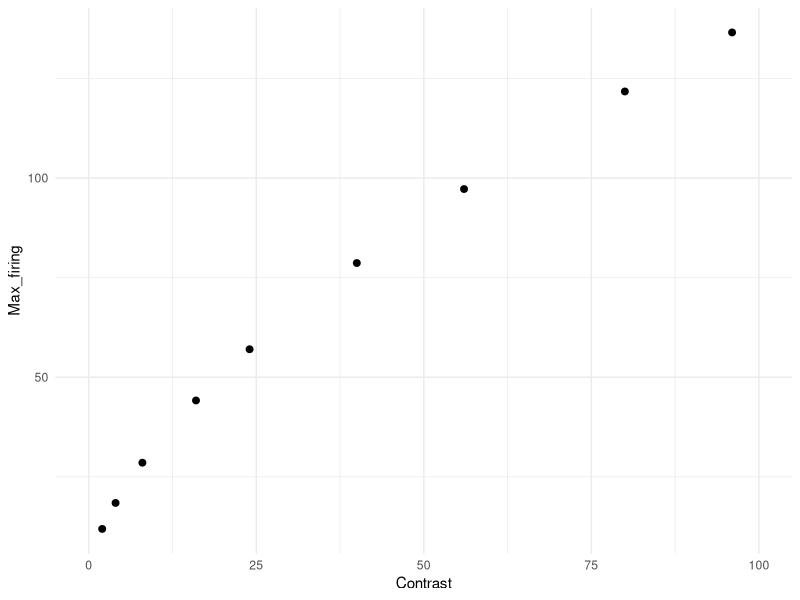
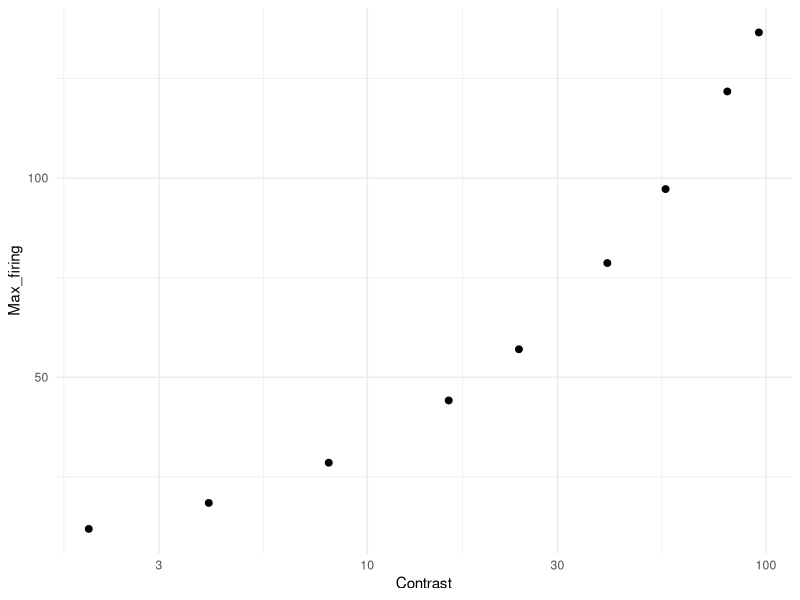

Recreate these plots in R, in order. (Note: this script raises an error after producing the figures.)
# Simulation based on Albrecht & Hamilton (1982, fig. 1I)

library(tidyverse)
library(doParallel)
library(foreach)

Contrast <- c(2, 4, 8, 16, 24, 40, 56, 80, 96)
a <- 7.7
b <- 0.63

Max_firing <- a * Contrast^b
df_ah <- data.frame(Contrast, Max_firing)

g1 <- ggplot(df_ah, aes(x = Contrast, y = Max_firing)) +
  geom_point(size = 2) +
  coord_cartesian(xlim = c(0, 100)) +
  theme_minimal()
g1            

g2 <- ggplot(df_ah, aes(x = Contrast, y = Max_firing)) +
  geom_point(size = 2) +
  scale_x_log10() +
  theme_minimal()
g2 

### Simulation ###
cl <- makeCluster(parallel::detectCores() - 1)
registerDoParallel(cl)

n_neurons <- 180                                               # Number of neurons in the population
orientations <- seq(1, 180, by = 1)                            # Possible orientations (0 to 359 degrees)
preferred_orientations <-  seq(1, 180, length.out = n_neurons) # Preferred orientation of each neuron
max_firing_seq <- df_ah$Max_firing                             # Maximum firing rate of each neuron
contrast <-       df_ah$Contrast
tuning_width    <- 20                                          # Tuning width (standard deviation) of each neuron's response curve
n_trials <- 10000

all_results <- list()

for (max_firing_rate in max_firing_seq) {
  
  cat("Running max firing rate =", max_firing_rate, "\n")
  
  tuning_curves <- matrix(0, nrow = n_neurons, ncol = length(orientations))
  
  for (i in 1:n_neurons) {
    tuning_curves[i, ] <- max_firing_rate * exp(
      -0.5 * (
        pmin(abs(orientations - preferred_orientations[i]),
             180 - abs(orientations - preferred_orientations[i]))^2
      ) / tuning_width^2
    )
  }
  
  # ---- 90 ----
  responses_90 <- foreach(
    i = 1:n_trials,
    .combine = rbind,
    .packages = "stats"
  ) %dopar% {
    
    input_90 <- rnorm(n_trials, 90, 0)
    idx <- round(input_90[i]) + 1
    idx <- pmin(pmax(idx, 1), 180)
    
    mu <- tuning_curves[, idx]
    mu[mu == 0] <- 1e-8
    
    resp <- rnbinom(n_neurons, size = 1000000, mu = mu)
    
    cbind(resp,
          neuron = seq_len(n_neurons),
          stim = 90,
          trial = i,
          maxFR = max_firing_rate)
  }
  
  # ---- 91 ----
  responses_91 <- foreach(
    i = 1:n_trials,
    .combine = rbind,
    .packages = "stats"
  ) %dopar% {
    
    input_91 <- rnorm(n_trials, 91, 0)
    idx <- round(input_91[i]) + 1
    idx <- pmin(pmax(idx, 1), 180)
    
    mu <- tuning_curves[, idx]
    mu[mu == 0] <- 1e-8
    
    resp <- rnbinom(n_neurons, size = 1000000, mu = mu)
    
    cbind(resp,
          neuron = seq_len(n_neurons),
          stim = 91,
          trial = i,
          maxFR = max_firing_rate)
  }
  
  df_tmp <- as.data.frame(rbind(responses_90, responses_91))
  colnames(df_tmp) <- c("Spikes", "Neuron", "Stimulus", "Trial", "Contrast")
  
  all_results[[as.character(max_firing_rate)]] <- df_tmp
}

df <- do.call(rbind, all_results)
df$Contrast <- contrast[match(df$Contrast, max_firing_seq)]

### Visualization ###
df %>%
  group_by(Stimulus, Contrast, Trial) %>%
  summarise(Sum_spikes = sum(Spikes), .groups = "drop") -> df_sum

g3 <- ggplot(df_sum, aes(x = Sum_spikes)) +
  geom_density(alpha = 0.2, linewidth = 1) +
  theme_classic() +
  facet_wrap(. ~ Contrast, scales = "free") +  # axes scale to "free"
  scale_x_continuous(
    breaks = scales::pretty_breaks(n = 3)  # pretty
  ) +
  labs(
    x = "Sum of spikes",
    y = "Density",
    color = "Max firing rate",
    fill =  "Max firing rate"
  )
g3

df_sum %>%
  group_by(Contrast) %>%
  summarise(Mean_sum_spikes = mean(Sum_spikes),
            SD_sum_spikes = sd(Sum_spikes), .groups = "drop") -> df_summary

df_summary %>%
  ggplot(aes(x = Contrast, y = Mean_sum_spikes)) +
  geom_point(size = 2) +
  coord_cartesian(xlim = c(0, 100)) +
  theme_minimal() -> g4
g4

df_summary %>%
  ggplot(aes(x = Contrast, y = Mean_sum_spikes)) +
  geom_point(size = 2) +
  scale_x_log10() +
  theme_minimal() -> g5
g5

df_summary %>%
  ggplot(aes(x = Contrast, y = SD_sum_spikes)) +
  geom_point(size = 2) +
  coord_cartesian(xlim = c(0, 100)) +
  theme_minimal() -> g6
g6

df_summary %>%
  ggplot(aes(x = Contrast, y = SD_sum_spikes)) +
  geom_point(size = 2) +
  scale_x_log10() +
  theme_minimal() -> g7
g7

df %>%
  filter(Neuron %in% c(90, 91)) %>%
  pivot_wider(names_from = Neuron, values_from = Spikes) %>%
  ggplot(aes(x = `90`, y = `91`, color = factor(Stimulus))) +
  geom_point(size = 2, alpha = 0.2) +
  labs(x = "Neuron 90", y = "Neuron 91") +
  coord_cartesian(xlim = c(0, 100), ylim = c(0, 100)) +
  theme_minimal() +
  facet_wrap(. ~ Contrast) -> g8
# g8

# sanity check for fano factor 
df %>%
  group_by(Contrast, Stimulus, Neuron) %>%
  summarise(
    mean_spikes = mean(Spikes),
    var_spikes  = var(Spikes),
    fano = var_spikes / mean_spikes,
    .groups = "drop"
  ) %>%
  filter(mean_spikes > 0) %>%
  group_by(Contrast, Stimulus) %>%
  summarise(
    mean_mean_spikes = mean(mean_spikes, na.rm = TRUE),
    mean_var_spikes = mean(var_spikes),
    mean_fano = mean(fano, na.rm = TRUE), # average across neurons
    sd_fano   = sd(fano, na.rm = TRUE),   # sd across neurons
    .groups = "drop")

### Linear Fisher information ###
df_wide <- df %>%
  pivot_wider(
    id_cols = c(Trial, Contrast, Stimulus),
    names_from = Neuron,
    values_from = Spikes)

df_wide$Stimulus_bin <- ifelse(df_wide$Stimulus == 90, 1, 0)

compute_lfi <- function(data, lambda = 1e-6) {
  
  neurons <- grep("^[0-9]+$", colnames(data), value = TRUE)  
  
  data0 <- data[data$Stimulus_bin == 0, neurons]
  data1 <- data[data$Stimulus_bin == 1, neurons]
  
  mu0 <- colMeans(data0)
  mu1 <- colMeans(data1)
  
  df <- mu1 - mu0
  
  Sigma0 <- cov(data0)
  Sigma1 <- cov(data1)
  Sigma  <- (Sigma0 + Sigma1) / 2
  
  p <- length(neurons)              # 逆行列を安定化させる処理 (ニューロン間の相関を少し弱める)
  Sigma <- Sigma + lambda * diag(p) # Ridge正則化, Tikhonov regularization (小さい固有値を持ち上げる)
  
  I <- as.numeric(t(df) %*% solve(Sigma) %*% df) # LFI
  I_per_neuron <- I / p
  
  return(I_per_neuron)
}

maxFR_values <- sort(unique(df_wide$Contrast))

lfi_results <- data.frame(
  Contrast = numeric(),
  LFI_per_neuron = numeric()
)

for (maxFR in maxFR_values) {
  df_sub <- df_wide[df_wide$Contrast == maxFR, ]
  lfi_value <- compute_lfi(df_sub)
  lfi_results <- rbind(lfi_results,
                       data.frame(Contrast = maxFR,
                                  LFI_per_neuron = lfi_value))
}

lfi_results$Contrast <- contrast
print(lfi_results)

lfi_results %>%
  ggplot(aes(x = Contrast, y = LFI_per_neuron)) +
  geom_point(size = 2) +
  coord_cartesian(xlim = c(0, 100)) +
  theme_minimal() -> g9
g9

### Decoding with logistic regression ###
run_logistic_cv_parallel <- function(data, k = 5, ncores = detectCores() - 1) {
  
  predictors <- grep("^[0-9]+$", colnames(data), value = TRUE)  
  n <- nrow(data)
  
  set.seed(123)
  folds <- sample(rep(1:k, length.out = n))
  
  cl <- makeCluster(ncores)
  registerDoParallel(cl)
  
  acc <- foreach(i = 1:k, .combine = c) %dopar% {
    
    train <- data[folds != i, ]
    test  <- data[folds == i, ]
    
    model <- glm(
      Stimulus_bin ~ .,
      data = train[, c("Stimulus_bin", predictors)],
      family = binomial
    )
    
    prob <- predict(model, newdata = test, type = "response")
    pred <- ifelse(prob > 0.5, 1, 0)
    
    mean(pred == test$Stimulus_bin)
  }
  
  stopCluster(cl)
  
  mean(acc)
}

decoding_results <- data.frame(
  Contrast = numeric(),
  Decoding_accuracy = numeric()
)

for (maxFR in maxFR_values) {
  df_sub <- df_wide[df_wide$Contrast == maxFR, ]
  accuracy <- run_logistic_cv_parallel(df_sub, k = 5, ncores = detectCores() - 1)
  decoding_results <- rbind(decoding_results,
                            data.frame(Contrast = maxFR,
                                       Decoding_accuracy = accuracy))
}

decoding_results <- mutate(decoding_results, D_prime = qnorm(Decoding_accuracy) - qnorm(1 - Decoding_accuracy),
                           Contrast = contrast)
decoding_results

decoding_results %>%
  ggplot(aes(x = Contrast, y = D_prime)) +
  geom_point(size = 2) +
  coord_cartesian(xlim = c(0, 100)) +
  theme_minimal() -> g10
g10

decoding_results %>%
  ggplot(aes(x = Contrast, y = D_prime)) +
  geom_point(size = 2) +
  scale_x_log10() +
  theme_minimal() -> g11
g11

g <- cowplot::plot_grid(g1, g2, g10, g11, g4, g5, nrow = 3)
ggsave("fig_1i.png", g, width = 4, height = 5.6, dpi = 300)
